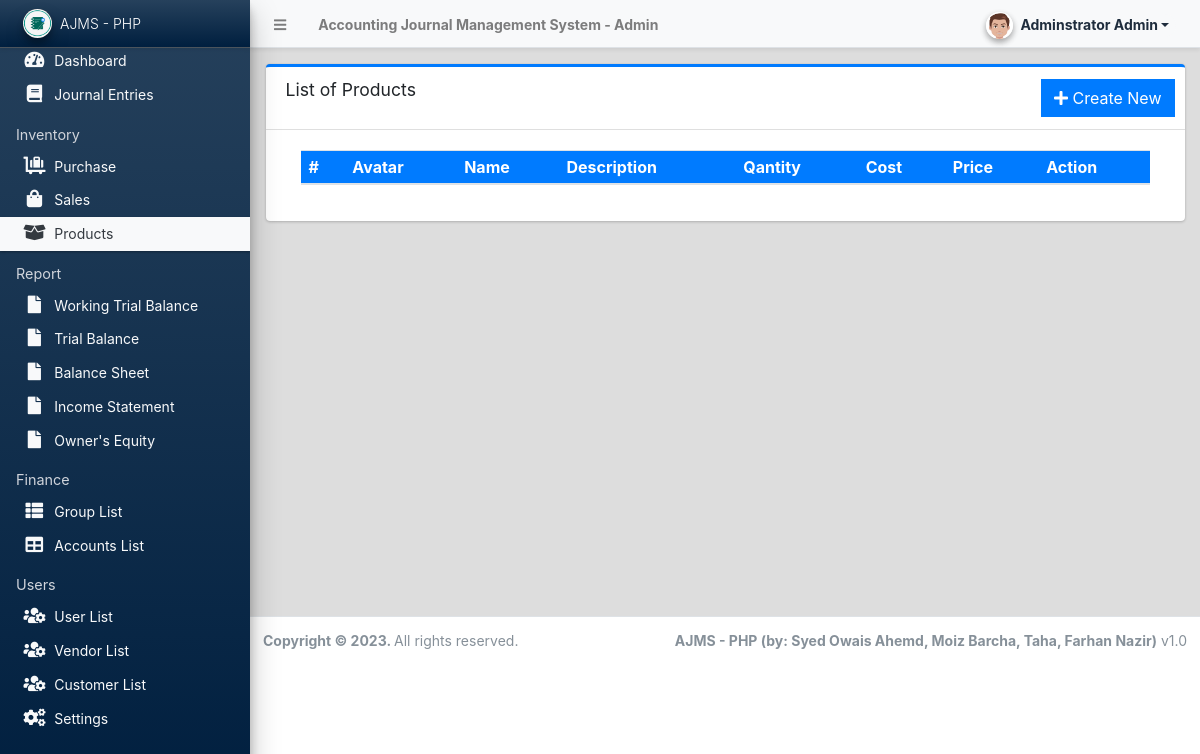
The app's page /admin/?page=inventory/products/list (signed in), older data.
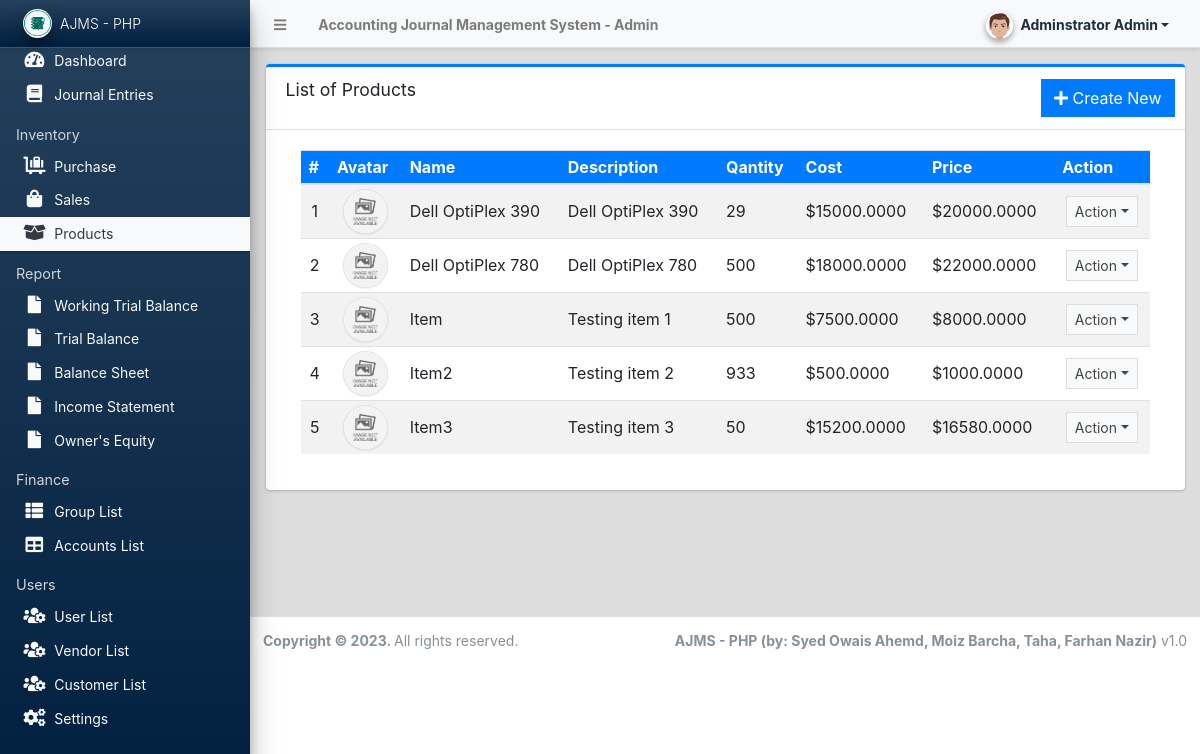
The same page, newer data.
### tables this page shows
CREATE TABLE `products` (
  `id` int(11) NOT NULL,
  `name` varchar(100) NOT NULL,
  `description` varchar(255) DEFAULT NULL,
  `cost` decimal(12,4) DEFAULT NULL,
  `price` decimal(12,4) DEFAULT NULL,
  `qty` int(11) DEFAULT 0,
  `avatar` text NOT NULL,
  `status` int(11) NOT NULL,
  `created_at` datetime NOT NULL DEFAULT current_timestamp(),
  `updated_at` datetime NOT NULL DEFAULT current_timestamp()
);

### classes/DBConnection.php (called while the page is built, shortened)
<?php
class DBConnection{
    private $host = DB_SERVER;
    private $username = DB_USERNAME;
    private $password = DB_PASSWORD;
    private $database = DB_NAME;
    public $conn;
    public function __construct(){
        if (!isset($this->conn)) {
            $this->conn = new mysqli($this->host, $this->username, $this->password, $this->database);
        }
    }
}
?>

### classes/SystemSettings.php (called while the page is built, shortened)
<?php
class SystemSettings extends DBConnection{
	function info($field=''){
		if(!empty($field)){
			if(isset($_SESSION['system_info'][$field]))
				return $_SESSION['system_info'][$field];
			else
				return false;
		}else{
			return false;
		}
	}
}
$_settings = new SystemSettings();
?>

### config.php (called while the page is built, shortened)
<?php
require_once('classes/DBConnection.php');
require_once('classes/SystemSettings.php');
function validate_image($file){
	if(!empty($file)){
        $ex = explode('?',$file);
        $file = $ex[0];
        $param =  isset($ex[1]) ? '?'.$ex[1]  : '';
		if(is_file(base_app.$file)){
			return base_url.$file.$param;
		}else{
			return base_url.'dist/img/no-image-available.png';
		}
	}else{
		return base_url.'dist/img/no-image-available.png';
	}
}
?>

### admin/inventory/products/list.php (the view, shortened to what the changed rows need)
<div class="card card-outline card-primary">
	<div class="card-body">
		<div class="container-fluid">
        <div class="container-fluid">
			<table class="table table-hover table-striped">
				<thead>
					<tr class="bg-primary">
						<th>#</th>
						<th>Avatar</th>
						<th>Name</th>
						<th>Description</th>
						<th>Qantity</th>
						<th>Cost</th>
						<th>Price</th>
						<th>Action</th>
					</tr>
				</thead>
				<tbody>
					<?php
						$i = 1;
						$qry = $conn->query("SELECT * from `products` order by name asc ");
						while($row = $qry->fetch_assoc()):
					?>
						<tr>
							<td class="text-center"><?php echo $i++; ?></td>
							<td class="text-center"><img src="<?php echo validate_image($row['avatar']) ?>" class="img-avatar img-thumbnail p-0 border-2" alt="user_avatar"></td>
							<td><?php echo ucwords($row['name']) ?></td>
							<td ><p class="m-0 truncate-1"><?php echo $row['description'] ?></p></td>
							<td><?php echo $row['qty'] ?></td>
							<td><?php echo '$'.$row['cost'] ?></td>
							<td><?php echo '$'.$row['price'] ?></td>
							<td align="center">
								 <button type="button" class="btn btn-flat btn-default btn-sm dropdown-toggle dropdown-icon" data-toggle="dropdown">
				                  		Action
				                  </button>
							</td>
						</tr>
					<?php endwhile; ?>
				</tbody>
			</table>
		</div>
		</div>
	</div>
</div>

### admin/inc/navigation.php (shortened to what the changed rows need)
<aside class="main-sidebar sidebar-dark-light elevation-4 sidebar-no-expand bg-gradient-navy">
  <a href="<?php echo base_url ?>admin" class="brand-link bg-transparent text-sm shadow-sm bg-gradient-navy">
  <img src="<?php echo validate_image($_settings->info('logo'))?>" alt="Store Logo" class="brand-image img-circle elevation-3 bg-black" style="width: 1.8rem;height: 1.8rem;max-height: unset;object-fit:scale-down;object-position:center center">
  <span class="brand-text font-weight-light"><?php echo $_settings->info('short_name') ?></span>
  </a>
</aside>

Row changes from the older to the newer data that the page shows:
added products: name "Dell OptiPlex 390", description "Dell OptiPlex 390", qty "29", cost "15000.0000", price "20000.0000"
added products: name "Dell OptiPlex 780", description "Dell OptiPlex 780", qty "500", cost "18000.0000", price "22000.0000"
added products: name "Item", description "Testing item 1", qty "500", cost "7500.0000", price "8000.0000"
added products: name "Item2", description "Testing item 2", qty "933", cost "500.0000", price "1000.0000"
added products: name "Item3", description "Testing item 3", qty "50", cost "15200.0000", price "16580.0000"
